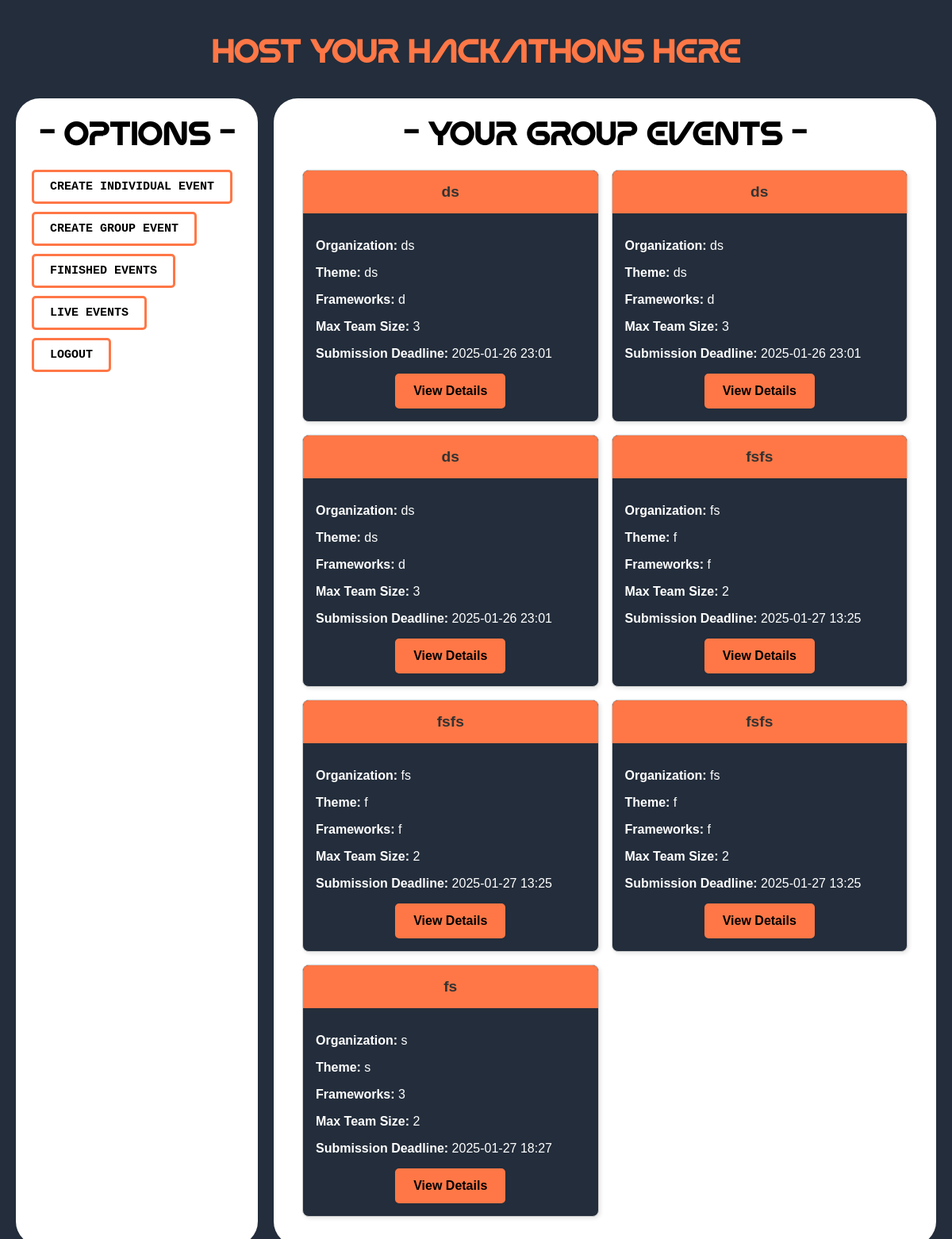
/host/dashboard/ (signed in), run on an earlier commit of the app's database.
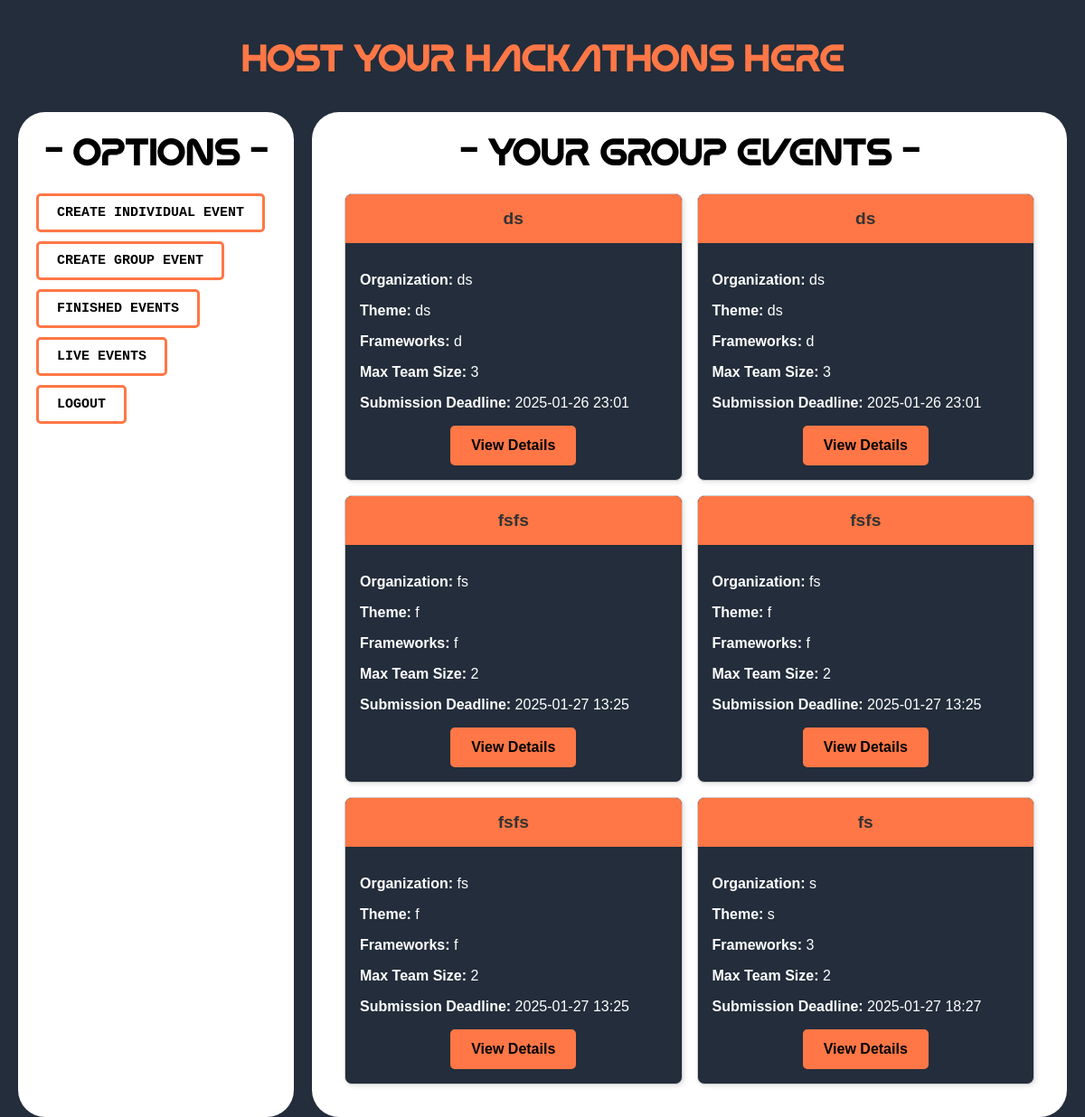
And on a later commit of the database.
### host/models.py (models this page shows)
class GroupEvent(models.Model):
    hackathon_name = models.CharField(max_length=200)
    organization = models.CharField(max_length=200)
    theme = models.CharField(max_length=200)
    frameworks = models.CharField(max_length=300)
    max_team_size = models.IntegerField()
    last_submission_datetime = models.DateTimeField()
    evaluation_criteria = models.TextField()
    created_by = models.ForeignKey(settings.AUTH_USER_MODEL, on_delete=models.CASCADE, related_name="group_events")

### host/views.py (the view)
# urls.py: path('dashboard/', views.host_dashboard, name='host_dashboard'),
@login_required
def host_dashboard(request):
    user_group_events = GroupEvent.objects.filter(created_by=request.user)  # Fetch events by logged-in user
    return render(request, "host/host_dashboard.html", {"group_events": user_group_events})

### templates/host/host_dashboard.html (shortened to what this page needs)
{% load static %}
<!DOCTYPE html>
<html lang="en">
<head>
</head>
<body>
    <h1 class="heading">Host your Hackathons here</h1>
    <div class="lower-section">
        <div class="menu">
            <h1 style="color:black;text-align: center;">- options -</h1>
            <ul>
                <li><a href="{% url "host:create_group_event" %}" class="btn-link">CREATE INDIVIDUAL EVENT</a></li>
                <li><a href="#" class="btn-link">CREATE GROUP EVENT</a></li>
                <li><a href="#" class="btn-link">FINISHED EVENTS</a></li>
                <li><a href="#" class="btn-link">LIVE EVENTS</a></li>
                <li><a href="#" class="btn-link">LOGOUT</a></li>
            </ul>
        </div>
        <div class="content">
            <h1 style="color:black;text-align: center;">- Your group events -</h1>
            {% if group_events %}
                <div class="cards-container" style="display: grid; grid-template-columns: repeat(2, 1fr); gap: 16px;">
                    {% for event in group_events %}
                        <div class="card" >
                            <div class="hackathon_name">
                                {{ event.hackathon_name }}
                            </div>
                            <div style="padding: 16px;">
                                <p><strong>Organization:</strong> {{ event.organization }}</p>
                                <p><strong>Theme:</strong> {{ event.theme }}</p>
                                <p><strong>Frameworks:</strong> {{ event.frameworks }}</p>
                                <p><strong>Max Team Size:</strong> {{ event.max_team_size }}</p>
                                <p><strong>Submission Deadline:</strong> {{ event.last_submission_datetime|date:"Y-m-d H:i" }}</p>
                                <div style="text-align: center; margin-top: 16px;">
                                    <a href="#" class="btn-like" >
                                        View Details
                                    </a>
                                </div>
                            </div>
                        </div>
                    {% endfor %}
                </div>
            {% else %}
                <p>No group events found. <a href="{% url 'host:create_group_event' %}">Create your first event!</a></p>
            {% endif %}
        </div>
    </div>
</body>
</html>

What changed in the data, as far as the page shows it:
no longer on this page (row edited): GroupEvent: hackathon_name "ds", organization "ds", theme "ds", frameworks "d", max_team_size "3", last_submission_datetime "2025-01-26 23:01"
